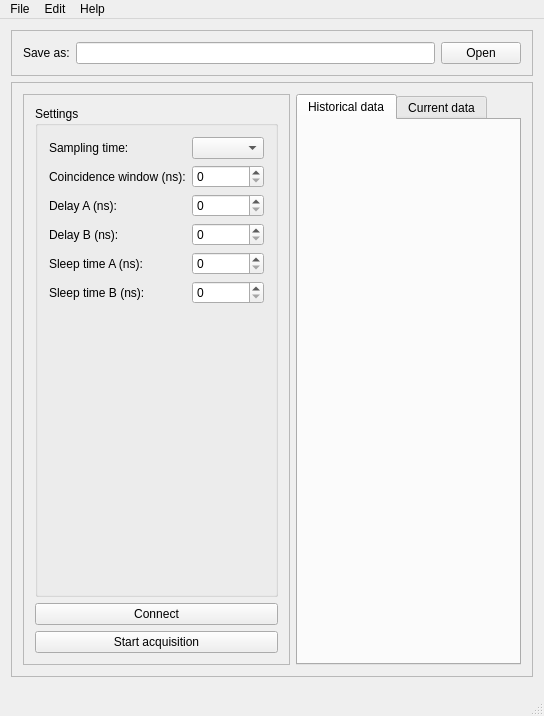
<?xml version="1.0" encoding="UTF-8"?>
<ui version="4.0">
 <class>MainWindow</class>
 <widget class="QMainWindow" name="MainWindow">
  <property name="geometry">
   <rect>
    <x>0</x>
    <y>0</y>
    <width>544</width>
    <height>716</height>
   </rect>
  </property>
  <property name="windowTitle">
   <string>Abacus Software</string>
  </property>
  <property name="tabShape">
   <enum>QTabWidget::Rounded</enum>
  </property>
  <widget class="QWidget" name="centralWidget">
   <layout class="QVBoxLayout" name="verticalLayout">
    <item>
     <widget class="QFrame" name="frame">
      <property name="frameShape">
       <enum>QFrame::StyledPanel</enum>
      </property>
      <property name="frameShadow">
       <enum>QFrame::Raised</enum>
      </property>
      <layout class="QHBoxLayout" name="horizontalLayout">
       <item>
        <widget class="QLabel" name="save_as_label">
         <property name="text">
          <string>Save as:</string>
         </property>
        </widget>
       </item>
       <item>
        <widget class="QLineEdit" name="save_as_lineEdit"/>
       </item>
       <item>
        <widget class="QPushButton" name="save_as_button">
         <property name="text">
          <string>Open</string>
         </property>
        </widget>
       </item>
      </layout>
     </widget>
    </item>
    <item>
     <widget class="QFrame" name="frame_2">
      <property name="frameShape">
       <enum>QFrame::StyledPanel</enum>
      </property>
      <property name="frameShadow">
       <enum>QFrame::Raised</enum>
      </property>
      <layout class="QHBoxLayout" name="horizontalLayout_2">
       <item>
        <widget class="QFrame" name="frame_4">
         <property name="frameShape">
          <enum>QFrame::StyledPanel</enum>
         </property>
         <property name="frameShadow">
          <enum>QFrame::Raised</enum>
         </property>
         <layout class="QVBoxLayout" name="verticalLayout_3">
          <item>
           <widget class="QGroupBox" name="settings_groupBox">
            <property name="minimumSize">
             <size>
              <width>240</width>
              <height>0</height>
             </size>
            </property>
            <property name="title">
             <string>Settings</string>
            </property>
            <layout class="QFormLayout" name="formLayout">
             <item row="0" column="0">
              <widget class="QLabel" name="sampling_label">
               <property name="text">
                <string>Sampling time:</string>
               </property>
              </widget>
             </item>
             <item row="0" column="1">
              <widget class="QComboBox" name="sampling_comboBox"/>
             </item>
             <item row="1" column="0">
              <widget class="QLabel" name="coincidence_label">
               <property name="text">
                <string>Coincidence window (ns):</string>
               </property>
              </widget>
             </item>
             <item row="1" column="1">
              <widget class="QSpinBox" name="coincidence_spinBox"/>
             </item>
             <item row="2" column="0">
              <widget class="QLabel" name="delay_A_label">
               <property name="text">
                <string>Delay A (ns):</string>
               </property>
              </widget>
             </item>
             <item row="2" column="1">
              <widget class="QSpinBox" name="delayA_spinBox"/>
             </item>
             <item row="3" column="0">
              <widget class="QLabel" name="delay_B_label">
               <property name="text">
                <string>Delay B (ns):</string>
               </property>
              </widget>
             </item>
             <item row="3" column="1">
              <widget class="QSpinBox" name="delayB_spinBox"/>
             </item>
             <item row="4" column="0">
              <widget class="QLabel" name="sleep_A_label">
               <property name="text">
                <string>Sleep time A (ns):</string>
               </property>
              </widget>
             </item>
             <item row="4" column="1">
              <widget class="QSpinBox" name="sleepA_spinBox"/>
             </item>
             <item row="5" column="0">
              <widget class="QLabel" name="sleep_B_label">
               <property name="text">
                <string>Sleep time B (ns):</string>
               </property>
              </widget>
             </item>
             <item row="5" column="1">
              <widget class="QSpinBox" name="sleepB_spinBox"/>
             </item>
            </layout>
           </widget>
          </item>
          <item>
           <widget class="QPushButton" name="connect_button">
            <property name="text">
             <string>Connect</string>
            </property>
           </widget>
          </item>
          <item>
           <widget class="QPushButton" name="acquisition_button">
            <property name="text">
             <string>Start acquisition</string>
            </property>
           </widget>
          </item>
         </layout>
        </widget>
       </item>
       <item>
        <widget class="QTabWidget" name="tabWidget">
         <property name="currentIndex">
          <number>0</number>
         </property>
         <widget class="QWidget" name="historical_tab">
          <attribute name="title">
           <string>Historical data</string>
          </attribute>
         </widget>
         <widget class="QWidget" name="current_tab">
          <attribute name="title">
           <string>Current data</string>
          </attribute>
         </widget>
        </widget>
       </item>
      </layout>
     </widget>
    </item>
    <item>
     <widget class="QFrame" name="plots_frame">
      <property name="frameShape">
       <enum>QFrame::StyledPanel</enum>
      </property>
      <property name="frameShadow">
       <enum>QFrame::Raised</enum>
      </property>
     </widget>
    </item>
   </layout>
  </widget>
  <widget class="QMenuBar" name="menuBar">
   <property name="geometry">
    <rect>
     <x>0</x>
     <y>0</y>
     <width>544</width>
     <height>21</height>
    </rect>
   </property>
   <widget class="QMenu" name="menuFile">
    <property name="title">
     <string>File</string>
    </property>
    <addaction name="actionSave_as"/>
    <addaction name="separator"/>
    <addaction name="actionExit"/>
   </widget>
   <widget class="QMenu" name="menuHelp">
    <property name="title">
     <string>Help</string>
    </property>
    <addaction name="actionAbout"/>
   </widget>
   <widget class="QMenu" name="menuProperties">
    <property name="title">
     <string>Edit</string>
    </property>
    <addaction name="actionDefault_settings"/>
   </widget>
   <addaction name="menuFile"/>
   <addaction name="menuProperties"/>
   <addaction name="menuHelp"/>
  </widget>
  <widget class="QStatusBar" name="statusBar"/>
  <action name="actionAbout">
   <property name="text">
    <string>About</string>
   </property>
  </action>
  <action name="actionSave_as">
   <property name="text">
    <string>Save as</string>
   </property>
  </action>
  <action name="actionDefault_settings">
   <property name="text">
    <string>Default settings</string>
   </property>
  </action>
  <action name="actionExit">
   <property name="text">
    <string>Exit</string>
   </property>
  </action>
 </widget>
 <layoutdefault spacing="6" margin="11"/>
 <resources/>
 <connections/>
</ui>
